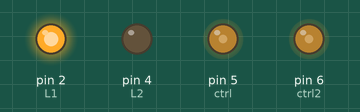
The sketch below on a simulated Arduino Uno, built with avr-gcc and run on an emulated ATmega328P. On the bench: output pins drawn as LEDs (lit = HIGH). Pins used as bus, display or sensor lines are not drawn.

Above: at 0.1 s.
Timing chart, 0 to 1.6 s (numbered marks = the images above):
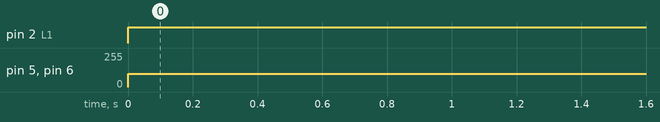

The sketch:

2xDC_Motors-Controller.ino
```cpp
const int L1 = 2;
const int L2 = 4;
const int R1 = 8;
const int R2 = 7;

const int ctrl = 5;
const int ctrl2= 6;

int pace=100;

void setup() {
//  Serial.begin(9600);
    pinMode(L1,OUTPUT);
    pinMode(L2,OUTPUT);
    pinMode(R1,OUTPUT);
    pinMode(R2,OUTPUT);
    pinMode(ctrl,OUTPUT);
    pinMode(ctrl2,OUTPUT);
    //digitalWrite(i,LOW);

  //analogWrite(ctrl,pace);
 // analogWrite(ctrl2,pace);

}

void loop() {
  digitalWrite(L1,HIGH);
  digitalWrite(L2,LOW);
  digitalWrite(R1,HIGH);
  digitalWrite(R2,LOW);
  analogWrite(ctrl,pace);
  analogWrite(ctrl2,pace);
  delay(1000);

//  if(Serial.available()>0){
//    int val = Serial.read();
//      if(val=='w')
//          updateValue(1,0,1,0);
//
//      else if(val=='d')
//          updateValue(1,0,0,1);
//
//      else if(val=='a')
//          updateValue(0,1,1,0);
//
//      else if(val=='s')
//          updateValue(0,1,0,1);
//      else if(val=='x')
//          updateValue(0,0,0,0);
//
//  }
//updateValue(1,0,1,0);
}

void updateValue(int a, int b, int c, int d)
{
  digitalWrite(L1,a);digitalWrite(L2,b);
  digitalWrite(R1,c);digitalWrite(R2,d);
}
```

Measured:
- by itself, pin 2 (L1): LOW → HIGH at 0.00 s
- by itself, pin 5 (ctrl), pin 6 (ctrl2): 0/255 → 100/255 at 0.00 s
